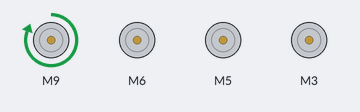
Bench run of a sketch on a simulated Arduino Uno, built with avr-gcc and run on an emulated ATmega328P. Shown: 4 × DC motor (green arrow = forward, orange = backward, longer = faster).

Above: at 0.1 s.
At 21.1 s:
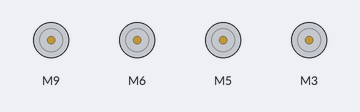
Timing chart, 0 to 22.6 s (numbered marks = the images above):
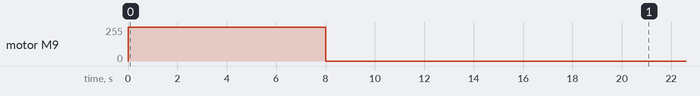

The sketch:

ArduinoESC_Lib_Calibration.ino
```cpp
#include <ESC.h>

ESC ESC1 (9,1000,2000,500);
ESC ESC2 (6,1000,2000,500);
ESC ESC3 (5,1000,2000,500);
ESC ESC4 (3,1000,2000,500);
int potValue;
int analog;

void setup() {
  ESC1.calib();
  //ESC2.calib();
  //ESC3.calib();
  //ESC4.calib();
  ESC1.stop();
  //ESC2.stop();
  //ESC3.stop();
  //ESC4.stop();
  ESC1.arm();
  delay(5000);
}

void loop() {
  for (potValue = 1000; potValue <= 2000; potValue++) {
    ESC1.speed(analog);
    ESC2.speed(analog);
    ESC3.speed(analog);
    ESC4.speed(analog);
    delay(15);
  }
  delay(1000);
  for (potValue = 2000; potValue >= 1000; potValue--) {
    ESC1.speed(analog);
    ESC2.speed(analog);
    ESC3.speed(analog);
    ESC4.speed(analog);
    delay(15);
  }
  delay(5000);
}
```
